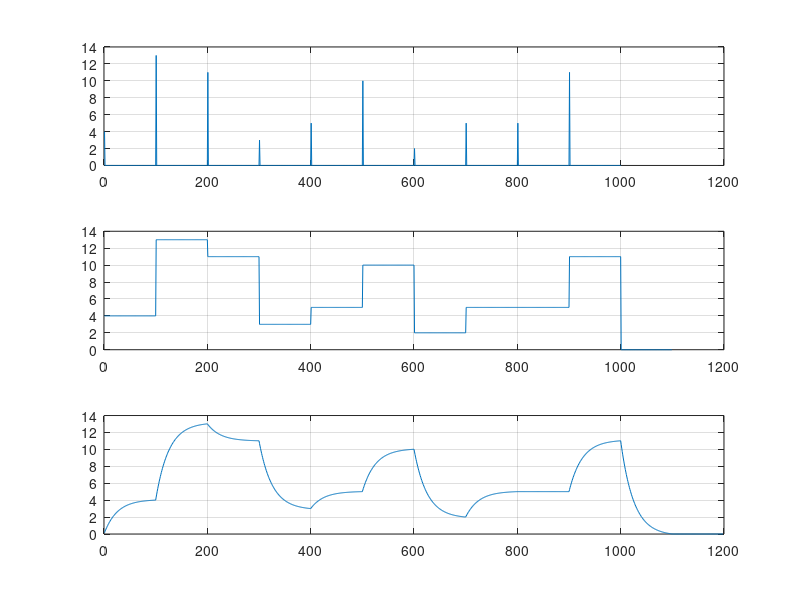

Write MATLAB code to recreate this figure.
% SiSy-EN HS19 
% Trial ZOH + Anti-Image Filter in Time Domain
% ================================
clear all, close all, clc

% Consider the following signals:
% =================================
% x0_t  : original analog (continuous signal) ; not shown in this simu
% x1_t  : analog signal after anti-aliasing filter (LPF w/ fc < Fs/2)
% x2_n  : discrete signal after the ADC
% =================================
% Obs.: analog signals are represented in Matlab 
%       with an upsampling factor  N=100
% =================================
% x2_t  : upsampled discrete signal (equiv. analog) before ZOH
% x3_t  : analog signal after ZOH (staircase shape)
% x4_t  : analog signal after anti-image LPF (LPF w/ fc < Fs/2)
% =================================

% CONSTANTS & DEFINITIONS
x2_n = randi(2^4-1,[1,10]);    

N = 100;
aux = 0:1:N-1;

% OPERATIONS
x2_t = upsample(x2_n,N);

gzoh_t = ones(1,N);

x3_t = conv(x2_t,gzoh_t);

num =  [1];
den = [25 1];
sys = tf(num,den);

glpf_t = impulse(sys,aux);

x4_t = conv(x3_t,glpf_t);

% PLOTS
figure()
subplot(311),plot(x2_t),xlim([0 1200]),grid on
subplot(312),plot(x3_t),xlim([0 1200]),grid on
subplot(313),plot(x4_t),xlim([0 1200]),grid on

